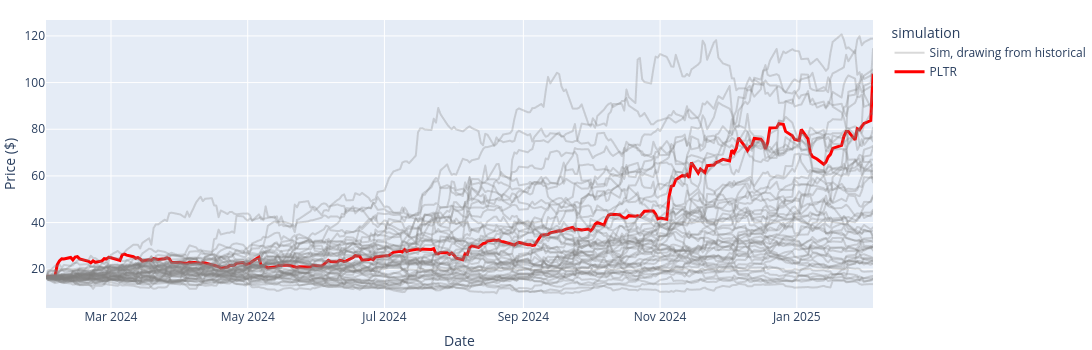

Write notebook code for a chart like this one.
### Markdown cell above
## Historical bootstrap

~ Drawing from historical returns

Sample observed pre-purchase daily log returns independently with replacement.
A historical return can therefore appear multiple times in a simulated path.

`Simulation`

### Code cell
steps_historic = rng.choice(log_returns.to_numpy(), size=(n, n_sim), replace=True)
simulations_historic = starting_price * np.exp(np.vstack([np.zeros(n_sim), steps_historic.cumsum(axis=0)]))

dated_simulations_historic = pd.DataFrame(simulations_historic, index=PLTR.loc["2024-02-01":].index[:len(simulations_historic)])
fig = px.line(dated_simulations_historic.iloc[:, :50],width=1300, height=350, labels={"variable":"simulation", "value":"Price ($)", "index":f"Days since: {purchase_date}"})
fig.update_traces(line_color="grey", opacity=0.3, name="Sim, drawing from historical", showlegend=False)

fig.add_scatter(x=actual.index, y=actual, line=dict(color="red", width=3), mode="lines", name="PLTR")
fig.data[0].showlegend = True ; fig.update_layout(margin=dict(l=5, r=00, t=20, b=10)).show()

### Figure 1 — Plotly figure (JSON) as saved in the notebook; plotly's stock layout.template omitted (floating-point values rounded to 4 significant figures; data arrays with more than 128 entries replaced by an {"elided": "..."} marker saying what was removed)
{"data": [{"hovertemplate": "simulation=0<br>Date=%{x}<br>Price ($)=%{y}<extra></extra>", "legendgroup": "0", "line": {"color": "grey", "dash": "solid"}, "marker": {"symbol": "circle"}, "mode": "lines", "name": "Sim, drawing from historical", "opacity": 0.3, "showlegend": true, "type": "scattergl", "x": {"elided": "253 str values"}, "xaxis": "x", "y": {"elided": "253 float values"}, "yaxis": "y"}, {"hovertemplate": "simulation=1<br>Date=%{x}<br>Price ($)=%{y}<extra></extra>", "legendgroup": "1", "line": {"color": "grey", "dash": "solid"}, "marker": {"symbol": "circle"}, "mode": "lines", "name": "Sim, drawing from historical", "opacity": 0.3, "showlegend": false, "type": "scattergl", "x": {"elided": "253 str values"}, "xaxis": "x", "y": {"elided": "253 float values"}, "yaxis": "y"}, {"hovertemplate": "simulation=2<br>Date=%{x}<br>Price ($)=%{y}<extra></extra>", "legendgroup": "2", "line": {"color": "grey", "dash": "solid"}, "marker": {"symbol": "circle"}, "mode": "lines", "name": "Sim, drawing from historical", "opacity": 0.3, "showlegend": false, "type": "scattergl", "x": {"elided": "253 str values"}, "xaxis": "x", "y": {"elided": "253 float values"}, "yaxis": "y"}, {"hovertemplate": "simulation=3<br>Date=%{x}<br>Price ($)=%{y}<extra></extra>", "legendgroup": "3", "line": {"color": "grey", "dash": "solid"}, "marker": {"symbol": "circle"}, "mode": "lines", "name": "Sim, drawing from historical", "opacity": 0.3, "showlegend": false, "type": "scattergl", "x": {"elided": "253 str values"}, "xaxis": "x", "y": {"elided": "253 float values"}, "yaxis": "y"}, {"hovertemplate": "simulation=4<br>Date=%{x}<br>Price ($)=%{y}<extra></extra>", "legendgroup": "4", "line": {"color": "grey", "dash": "solid"}, "marker": {"symbol": "circle"}, "mode": "lines", "name": "Sim, drawing from historical", "opacity": 0.3, "showlegend": false, "type": "scattergl", "x": {"elided": "253 str values"}, "xaxis": "x", "y": {"elided": "253 float values"}, "yaxis": "y"}, {"hovertemplate": "simulation=5<br>Date=%{x}<br>Price ($)=%{y}<extra></extra>", "legendgroup": "5", "line": {"color": "grey", "dash": "solid"}, "marker": {"symbol": "circle"}, "mode": "lines", "name": "Sim, drawing from historical", "opacity": 0.3, "showlegend": false, "type": "scattergl", "x": {"elided": "253 str values"}, "xaxis": "x", "y": {"elided": "253 float values"}, "yaxis": "y"}, {"hovertemplate": "simulation=6<br>Date=%{x}<br>Price ($)=%{y}<extra></extra>", "legendgroup": "6", "line": {"color": "grey", "dash": "solid"}, "marker": {"symbol": "circle"}, "mode": "lines", "name": "Sim, drawing from historical", "opacity": 0.3, "showlegend": false, "type": "scattergl", "x": {"elided": "253 str values"}, "xaxis": "x", "y": {"elided": "253 float values"}, "yaxis": "y"}, {"hovertemplate": "simulation=7<br>Date=%{x}<br>Price ($)=%{y}<extra></extra>", "legendgroup": "7", "line": {"color": "grey", "dash": "solid"}, "marker": {"symbol": "circle"}, "mode": "lines", "name": "Sim, drawing from historical", "opacity": 0.3, "showlegend": false, "type": "scattergl", "x": {"elided": "253 str values"}, "xaxis": "x", "y": {"elided": "253 float values"}, "yaxis": "y"}, {"hovertemplate": "simulation=8<br>Date=%{x}<br>Price ($)=%{y}<extra></extra>", "legendgroup": "8", "line": {"color": "grey", "dash": "solid"}, "marker": {"symbol": "circle"}, "mode": "lines", "name": "Sim, drawing from historical", "opacity": 0.3, "showlegend": false, "type": "scattergl", "x": {"elided": "253 str values"}, "xaxis": "x", "y": {"elided": "253 float values"}, "yaxis": "y"}, {"hovertemplate": "simulation=9<br>Date=%{x}<br>Price ($)=%{y}<extra></extra>", "legendgroup": "9", "line": {"color": "grey", "dash": "solid"}, "marker": {"symbol": "circle"}, "mode": "lines", "name": "Sim, drawing from historical", "opacity": 0.3, "showlegend": false, "type": "scattergl", "x": {"elided": "253 str values"}, "xaxis": "x", "y": {"elided": "253 float values"}, "yaxis": "y"}, {"hovertemplate": "simulation=10<br>Date=%{x}<br>Price ($)=%{y}<extra></extra>", "legendgroup": "10", "line": {"color": "grey", "dash": "solid"}, "marker": {"symbol": "circle"}, "mode": "lines", "name": "Sim, drawing from historical", "opacity": 0.3, "showlegend": false, "type": "scattergl", "x": {"elided": "253 str values"}, "xaxis": "x", "y": {"elided": "253 float values"}, "yaxis": "y"}, {"hovertemplate": "simulation=11<br>Date=%{x}<br>Price ($)=%{y}<extra></extra>", "legendgroup": "11", "line": {"color": "grey", "dash": "solid"}, "marker": {"symbol": "circle"}, "mode": "lines", "name": "Sim, drawing from historical", "opacity": 0.3, "showlegend": false, "type": "scattergl", "x": {"elided": "253 str values"}, "xaxis": "x", "y": {"elided": "253 float values"}, "yaxis": "y"}, {"hovertemplate": "simulation=12<br>Date=%{x}<br>Price ($)=%{y}<extra></extra>", "legendgroup": "12", "line": {"color": "grey", "dash": "solid"}, "marker": {"symbol": "circle"}, "mode": "lines", "name": "Sim, drawing from historical", "opacity": 0.3, "showlegend": false, "type": "scattergl", "x": {"elided": "253 str values"}, "xaxis": "x", "y": {"elided": "253 float values"}, "yaxis": "y"}, {"hovertemplate": "simulation=13<br>Date=%{x}<br>Price ($)=%{y}<extra></extra>", "legendgroup": "13", "line": {"color": "grey", "dash": "solid"}, "marker": {"symbol": "circle"}, "mode": "lines", "name": "Sim, drawing from historical", "opacity": 0.3, "showlegend": false, "type": "scattergl", "x": {"elided": "253 str values"}, "xaxis": "x", "y": {"elided": "253 float values"}, "yaxis": "y"}, {"hovertemplate": "simulation=14<br>Date=%{x}<br>Price ($)=%{y}<extra></extra>", "legendgroup": "14", "line": {"color": "grey", "dash": "solid"}, "marker": {"symbol": "circle"}, "mode": "lines", "name": "Sim, drawing from historical", "opacity": 0.3, "showlegend": false, "type": "scattergl", "x": {"elided": "253 str values"}, "xaxis": "x", "y": {"elided": "253 float values"}, "yaxis": "y"}, {"hovertemplate": "simulation=15<br>Date=%{x}<br>Price ($)=%{y}<extra></extra>", "legendgroup": "15", "line": {"color": "grey", "dash": "solid"}, "marker": {"symbol": "circle"}, "mode": "lines", "name": "Sim, drawing from historical", "opacity": 0.3, "showlegend": false, "type": "scattergl", "x": {"elided": "253 str values"}, "xaxis": "x", "y": {"elided": "253 float values"}, "yaxis": "y"}, {"hovertemplate": "simulation=16<br>Date=%{x}<br>Price ($)=%{y}<extra></extra>", "legendgroup": "16", "line": {"color": "grey", "dash": "solid"}, "marker": {"symbol": "circle"}, "mode": "lines", "name": "Sim, drawing from historical", "opacity": 0.3, "showlegend": false, "type": "scattergl", "x": {"elided": "253 str values"}, "xaxis": "x", "y": {"elided": "253 float values"}, "yaxis": "y"}, {"hovertemplate": "simulation=17<br>Date=%{x}<br>Price ($)=%{y}<extra></extra>", "legendgroup": "17", "line": {"color": "grey", "dash": "solid"}, "marker": {"symbol": "circle"}, "mode": "lines", "name": "Sim, drawing from historical", "opacity": 0.3, "showlegend": false, "type": "scattergl", "x": {"elided": "253 str values"}, "xaxis": "x", "y": {"elided": "253 float values"}, "yaxis": "y"}, {"hovertemplate": "simulation=18<br>Date=%{x}<br>Price ($)=%{y}<extra></extra>", "legendgroup": "18", "line": {"color": "grey", "dash": "solid"}, "marker": {"symbol": "circle"}, "mode": "lines", "name": "Sim, drawing from historical", "opacity": 0.3, "showlegend": false, "type": "scattergl", "x": {"elided": "253 str values"}, "xaxis": "x", "y": {"elided": "253 float values"}, "yaxis": "y"}, {"hovertemplate": "simulation=19<br>Date=%{x}<br>Price ($)=%{y}<extra></extra>", "legendgroup": "19", "line": {"color": "grey", "dash": "solid"}, "marker": {"symbol": "circle"}, "mode": "lines", "name": "Sim, drawing from historical", "opacity": 0.3, "showlegend": false, "type": "scattergl", "x": {"elided": "253 str values"}, "xaxis": "x", "y": {"elided": "253 float values"}, "yaxis": "y"}, {"hovertemplate": "simulation=20<br>Date=%{x}<br>Price ($)=%{y}<extra></extra>", "legendgroup": "20", "line": {"color": "grey", "dash": "solid"}, "marker": {"symbol": "circle"}, "mode": "lines", "name": "Sim, drawing from historical", "opacity": 0.3, "showlegend": false, "type": "scattergl", "x": {"elided": "253 str values"}, "xaxis": "x", "y": {"elided": "253 float values"}, "yaxis": "y"}, {"hovertemplate": "simulation=21<br>Date=%{x}<br>Price ($)=%{y}<extra></extra>", "legendgroup": "21", "line": {"color": "grey", "dash": "solid"}, "marker": {"symbol": "circle"}, "mode": "lines", "name": "Sim, drawing from historical", "opacity": 0.3, "showlegend": false, "type": "scattergl", "x": {"elided": "253 str values"}, "xaxis": "x", "y": {"elided": "253 float values"}, "yaxis": "y"}, {"hovertemplate": "simulation=22<br>Date=%{x}<br>Price ($)=%{y}<extra></extra>", "legendgroup": "22", "line": {"color": "grey", "dash": "solid"}, "marker": {"symbol": "circle"}, "mode": "lines", "name": "Sim, drawing from historical", "opacity": 0.3, "showlegend": false, "type": "scattergl", "x": {"elided": "253 str values"}, "xaxis": "x", "y": {"elided": "253 float values"}, "yaxis": "y"}, {"hovertemplate": "simulation=23<br>Date=%{x}<br>Price ($)=%{y}<extra></extra>", "legendgroup": "23", "line": {"color": "grey", "dash": "solid"}, "marker": {"symbol": "circle"}, "mode": "lines", "name": "Sim, drawing from historical", "opacity": 0.3, "showlegend": false, "type": "scattergl", "x": {"elided": "253 str values"}, "xaxis": "x", "y": {"elided": "253 float values"}, "yaxis": "y"}, {"hovertemplate": "simulation=24<br>Date=%{x}<br>Price ($)=%{y}<extra></extra>", "legendgroup": "24", "line": {"color": "grey", "dash": "solid"}, "marker": {"symbol": "circle"}, "mode": "lines", "name": "Sim, drawing from historical", "opacity": 0.3, "showlegend": false, "type": "scattergl", "x": {"elided": "253 str values"}, "xaxis": "x", "y": {"elided": "253 float values"}, "yaxis": "y"}, {"hovertemplate": "simulation=25<br>Date=%{x}<br>Price ($)=%{y}<extra></extra>", "legendgroup": "25", "line": {"color": "grey", "dash": "solid"}, "marker": {"symbol": "circle"}, "mode": "lines", "name": "Sim, drawing from historical", "opacity": 0.3, "showlegend": false, "type": "scattergl", "x": {"elided": "253 str values"}, "xaxis": "x", "y": {"elided": "253 float values"}, "yaxis": "y"}, {"hovertemplate": "simulation=26<br>Date=%{x}<br>Price ($)=%{y}<extra></extra>", "legendgroup": "26", "line": {"color": "grey", "dash": "solid"}, "marker": {"symbol": "circle"}, "mode": "lines", "name": "Sim, drawing from historical", "opacity": 0.3, "showlegend": false, "type": "scattergl", "x": {"elided": "253 str values"}, "xaxis": "x", "y": {"elided": "253 float values"}, "yaxis": "y"}, {"hovertemplate": "simulation=27<br>Date=%{x}<br>Price ($)=%{y}<extra></extra>", "legendgroup": "27", "line": {"color": "grey", "dash": "solid"}, "marker": {"symbol": "circle"}, "mode": "lines", "name": "Sim, drawing from historical", "opacity": 0.3, "showlegend": false, "type": "scattergl", "x": {"elided": "253 str values"}, "xaxis": "x", "y": {"elided": "253 float values"}, "yaxis": "y"}, {"hovertemplate": "simulation=28<br>Date=%{x}<br>Price ($)=%{y}<extra></extra>", "legendgroup": "28", "line": {"color": "grey", "dash": "solid"}, "marker": {"symbol": "circle"}, "mode": "lines", "name": "Sim, drawing from historical", "opacity": 0.3, "showlegend": false, "type": "scattergl", "x": {"elided": "253 str values"}, "xaxis": "x", "y": {"elided": "253 float values"}, "yaxis": "y"}, {"hovertemplate": "simulation=29<br>Date=%{x}<br>Price ($)=%{y}<extra></extra>", "legendgroup": "29", "line": {"color": "grey", "dash": "solid"}, "marker": {"symbol": "circle"}, "mode": "lines", "name": "Sim, drawing from historical", "opacity": 0.3, "showlegend": false, "type": "scattergl", "x": {"elided": "253 str values"}, "xaxis": "x", "y": {"elided": "253 float values"}, "yaxis": "y"}, {"hovertemplate": "simulation=30<br>Date=%{x}<br>Price ($)=%{y}<extra></extra>", "legendgroup": "30", "line": {"color": "grey", "dash": "solid"}, "marker": {"symbol": "circle"}, "mode": "lines", "name": "Sim, drawing from historical", "opacity": 0.3, "showlegend": false, "type": "scattergl", "x": {"elided": "253 str values"}, "xaxis": "x", "y": {"elided": "253 float values"}, "yaxis": "y"}, {"hovertemplate": "simulation=31<br>Date=%{x}<br>Price ($)=%{y}<extra></extra>", "legendgroup": "31", "line": {"color": "grey", "dash": "solid"}, "marker": {"symbol": "circle"}, "mode": "lines", "name": "Sim, drawing from historical", "opacity": 0.3, "showlegend": false, "type": "scattergl", "x": {"elided": "253 str values"}, "xaxis": "x", "y": {"elided": "253 float values"}, "yaxis": "y"}, {"hovertemplate": "simulation=32<br>Date=%{x}<br>Price ($)=%{y}<extra></extra>", "legendgroup": "32", "line": {"color": "grey", "dash": "solid"}, "marker": {"symbol": "circle"}, "mode": "lines", "name": "Sim, drawing from historical", "opacity": 0.3, "showlegend": false, "type": "scattergl", "x": {"elided": "253 str values"}, "xaxis": "x", "y": {"elided": "253 float values"}, "yaxis": "y"}, {"hovertemplate": "simulation=33<br>Date=%{x}<br>Price ($)=%{y}<extra></extra>", "legendgroup": "33", "line": {"color": "grey", "dash": "solid"}, "marker": {"symbol": "circle"}, "mode": "lines", "name": "Sim, drawing from historical", "opacity": 0.3, "showlegend": false, "type": "scattergl", "x": {"elided": "253 str values"}, "xaxis": "x", "y": {"elided": "253 float values"}, "yaxis": "y"}, {"hovertemplate": "simulation=34<br>Date=%{x}<br>Price ($)=%{y}<extra></extra>", "legendgroup": "34", "line": {"color": "grey", "dash": "solid"}, "marker": {"symbol": "circle"}, "mode": "lines", "name": "Sim, drawing from historical", "opacity": 0.3, "showlegend": false, "type": "scattergl", "x": {"elided": "253 str values"}, "xaxis": "x", "y": {"elided": "253 float values"}, "yaxis": "y"}, {"hovertemplate": "simulation=35<br>Date=%{x}<br>Price ($)=%{y}<extra></extra>", "legendgroup": "35", "line": {"color": "grey", "dash": "solid"}, "marker": {"symbol": "circle"}, "mode": "lines", "name": "Sim, drawing from historical", "opacity": 0.3, "showlegend": false, "type": "scattergl", "x": {"elided": "253 str values"}, "xaxis": "x", "y": {"elided": "253 float values"}, "yaxis": "y"}, {"hovertemplate": "simulation=36<br>Date=%{x}<br>Price ($)=%{y}<extra></extra>", "legendgroup": "36", "line": {"color": "grey", "dash": "solid"}, "marker": {"symbol": "circle"}, "mode": "lines", "name": "Sim, drawing from historical", "opacity": 0.3, "showlegend": false, "type": "scattergl", "x": {"elided": "253 str values"}, "xaxis": "x", "y": {"elided": "253 float values"}, "yaxis": "y"}, {"hovertemplate": "simulation=37<br>Date=%{x}<br>Price ($)=%{y}<extra></extra>", "legendgroup": "37", "line": {"color": "grey", "dash": "solid"}, "marker": {"symbol": "circle"}, "mode": "lines", "name": "Sim, drawing from historical", "opacity": 0.3, "showlegend": false, "type": "scattergl", "x": {"elided": "253 str values"}, "xaxis": "x", "y": {"elided": "253 float values"}, "yaxis": "y"}, {"hovertemplate": "simulation=38<br>Date=%{x}<br>Price ($)=%{y}<extra></extra>", "legendgroup": "38", "line": {"color": "grey", "dash": "solid"}, "marker": {"symbol": "circle"}, "mode": "lines", "name": "Sim, drawing from historical", "opacity": 0.3, "showlegend": false, "type": "scattergl", "x": {"elided": "253 str values"}, "xaxis": "x", "y": {"elided": "253 float values"}, "yaxis": "y"}, {"hovertemplate": "simulation=39<br>Date=%{x}<br>Price ($)=%{y}<extra></extra>", "legendgroup": "39", "line": {"color": "grey", "dash": "solid"}, "marker": {"symbol": "circle"}, "mode": "lines", "name": "Sim, drawing from historical", "opacity": 0.3, "showlegend": false, "type": "scattergl", "x": {"elided": "253 str values"}, "xaxis": "x", "y": {"elided": "253 float values"}, "yaxis": "y"}, {"hovertemplate": "simulation=40<br>Date=%{x}<br>Price ($)=%{y}<extra></extra>", "legendgroup": "40", "line": {"color": "grey", "dash": "solid"}, "marker": {"symbol": "circle"}, "mode": "lines", "name": "Sim, drawing from historical", "opacity": 0.3, "showlegend": false, "type": "scattergl", "x": {"elided": "253 str values"}, "xaxis": "x", "y": {"elided": "253 float values"}, "yaxis": "y"}, {"hovertemplate": "simulation=41<br>Date=%{x}<br>Price ($)=%{y}<extra></extra>", "legendgroup": "41", "line": {"color": "grey", "dash": "solid"}, "marker": {"symbol": "circle"}, "mode": "lines", "name": "Sim, drawing from historical", "opacity": 0.3, "showlegend": false, "type": "scattergl", "x": {"elided": "253 str values"}, "xaxis": "x", "y": {"elided": "253 float values"}, "yaxis": "y"}, {"hovertemplate": "simulation=42<br>Date=%{x}<br>Price ($)=%{y}<extra></extra>", "legendgroup": "42", "line": {"color": "grey", "dash": "solid"}, "marker": {"symbol": "circle"}, "mode": "lines", "name": "Sim, drawing from historical", "opacity": 0.3, "showlegend": false, "type": "scattergl", "x": {"elided": "253 str values"}, "xaxis": "x", "y": {"elided": "253 float values"}, "yaxis": "y"}, {"hovertemplate": "simulation=43<br>Date=%{x}<br>Price ($)=%{y}<extra></extra>", "legendgroup": "43", "line": {"color": "grey", "dash": "solid"}, "marker": {"symbol": "circle"}, "mode": "lines", "name": "Sim, drawing from historical", "opacity": 0.3, "showlegend": false, "type": "scattergl", "x": {"elided": "253 str values"}, "xaxis": "x", "y": {"elided": "253 float values"}, "yaxis": "y"}, {"hovertemplate": "simulation=44<br>Date=%{x}<br>Price ($)=%{y}<extra></extra>", "legendgroup": "44", "line": {"color": "grey", "dash": "solid"}, "marker": {"symbol": "circle"}, "mode": "lines", "name": "Sim, drawing from historical", "opacity": 0.3, "showlegend": false, "type": "scattergl", "x": {"elided": "253 str values"}, "xaxis": "x", "y": {"elided": "253 float values"}, "yaxis": "y"}, {"hovertemplate": "simulation=45<br>Date=%{x}<br>Price ($)=%{y}<extra></extra>", "legendgroup": "45", "line": {"color": "grey", "dash": "solid"}, "marker": {"symbol": "circle"}, "mode": "lines", "name": "Sim, drawing from historical", "opacity": 0.3, "showlegend": false, "type": "scattergl", "x": {"elided": "253 str values"}, "xaxis": "x", "y": {"elided": "253 float values"}, "yaxis": "y"}, {"hovertemplate": "simulation=46<br>Date=%{x}<br>Price ($)=%{y}<extra></extra>", "legendgroup": "46", "line": {"color": "grey", "dash": "solid"}, "marker": {"symbol": "circle"}, "mode": "lines", "name": "Sim, drawing from historical", "opacity": 0.3, "showlegend": false, "type": "scattergl", "x": {"elided": "253 str values"}, "xaxis": "x", "y": {"elided": "253 float values"}, "yaxis": "y"}, {"hovertemplate": "simulation=47<br>Date=%{x}<br>Price ($)=%{y}<extra></extra>", "legendgroup": "47", "line": {"color": "grey", "dash": "solid"}, "marker": {"symbol": "circle"}, "mode": "lines", "name": "Sim, drawing from historical", "opacity": 0.3, "showlegend": false, "type": "scattergl", "x": {"elided": "253 str values"}, "xaxis": "x", "y": {"elided": "253 float values"}, "yaxis": "y"}, {"hovertemplate": "simulation=48<br>Date=%{x}<br>Price ($)=%{y}<extra></extra>", "legendgroup": "48", "line": {"color": "grey", "dash": "solid"}, "marker": {"symbol": "circle"}, "mode": "lines", "name": "Sim, drawing from historical", "opacity": 0.3, "showlegend": false, "type": "scattergl", "x": {"elided": "253 str values"}, "xaxis": "x", "y": {"elided": "253 float values"}, "yaxis": "y"}, {"hovertemplate": "simulation=49<br>Date=%{x}<br>Price ($)=%{y}<extra></extra>", "legendgroup": "49", "line": {"color": "grey", "dash": "solid"}, "marker": {"symbol": "circle"}, "mode": "lines", "name": "Sim, drawing from historical", "opacity": 0.3, "showlegend": false, "type": "scattergl", "x": {"elided": "253 str values"}, "xaxis": "x", "y": {"elided": "253 float values"}, "yaxis": "y"}, {"line": {"color": "red", "width": 3}, "mode": "lines", "name": "PLTR", "type": "scatter", "x": {"elided": "253 str values"}, "y": {"elided": "253 float values"}}], "layout": {"height": 350, "legend": {"title": {"text": "simulation"}, "tracegroupgap": 0}, "margin": {"b": 10, "l": 5, "r": 0, "t": 20}, "width": 1300, "xaxis": {"anchor": "y", "domain": [0, 1], "title": {"text": "Date"}}, "yaxis": {"anchor": "x", "domain": [0, 1], "title": {"text": "Price ($)"}}}}
